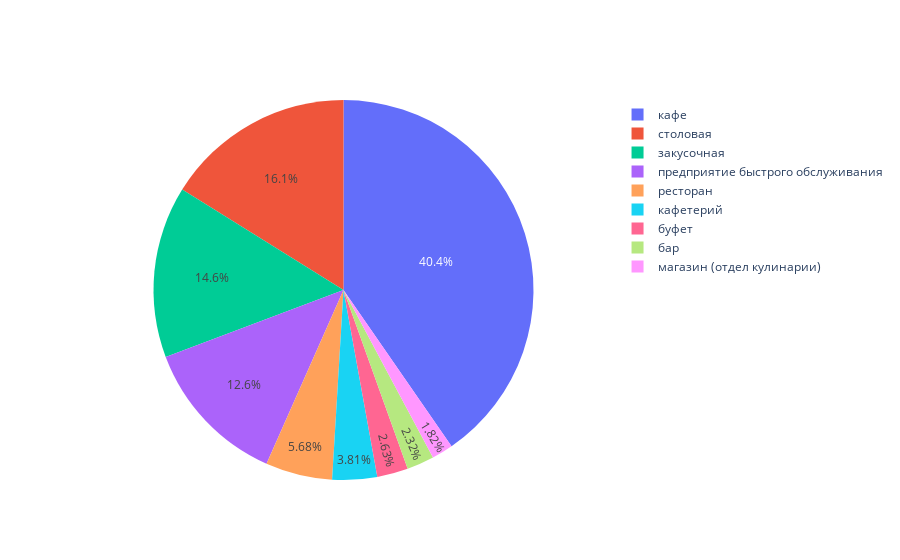

Source (notebook cell):
### Code cell
fig = go.Figure(
    data=[go.Pie(labels=['кафе', 'столовая', 'закусочная',
       'предприятие быстрого обслуживания', 'ресторан', 'кафетерий',
       'буфет', 'бар', 'магазин (отдел кулинарии)'], values=rest['object_type'].value_counts())])
fig.show()

### Figure 1 — Plotly figure (JSON) as saved in the notebook; plotly's stock layout.template omitted (floating-point values rounded to 4 significant figures)
{"data": [{"labels": ["кафе", "столовая", "закусочная", "предприятие быстрого обслуживания", "ресторан", "кафетерий", "буфет", "бар", "магазин (отдел кулинарии)"], "type": "pie", "values": [6054, 2420, 2189, 1893, 852, 571, 395, 348, 273]}], "layout": {}}
